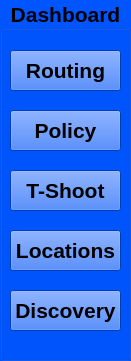
  <widget class="QGroupBox" name="dashboard_box">
   <property name="geometry">
    <rect>
     <x>890</x>
     <y>70</y>
     <width>131</width>
     <height>361</height>
    </rect>
   </property>
   <property name="palette">
    <palette>
     <active>
      <colorrole role="WindowText">
       <brush brushstyle="SolidPattern">
        <color alpha="255">
         <red>0</red>
         <green>0</green>
         <blue>0</blue>
        </color>
       </brush>
      </colorrole>
      <colorrole role="Button">
       <brush brushstyle="SolidPattern">
        <color alpha="255">
         <red>0</red>
         <green>85</green>
         <blue>255</blue>
        </color>
       </brush>
      </colorrole>
      <colorrole role="Light">
       <brush brushstyle="SolidPattern">
        <color alpha="255">
         <red>127</red>
         <green>170</green>
         <blue>255</blue>
        </color>
       </brush>
      </colorrole>
      <colorrole role="Midlight">
       <brush brushstyle="SolidPattern">
        <color alpha="255">
         <red>63</red>
         <green>127</green>
         <blue>255</blue>
        </color>
       </brush>
      </colorrole>
      <colorrole role="Dark">
       <brush brushstyle="SolidPattern">
        <color alpha="255">
         <red>0</red>
         <green>42</green>
         <blue>127</blue>
        </color>
       </brush>
      </colorrole>
      <colorrole role="Mid">
       <brush brushstyle="SolidPattern">
        <color alpha="255">
         <red>0</red>
         <green>56</green>
         <blue>170</blue>
        </color>
       </brush>
      </colorrole>
      <colorrole role="Text">
       <brush brushstyle="SolidPattern">
        <color alpha="255">
         <red>0</red>
         <green>0</green>
         <blue>0</blue>
        </color>
       </brush>
      </colorrole>
      <colorrole role="BrightText">
       <brush brushstyle="SolidPattern">
        <color alpha="255">
         <red>255</red>
         <green>255</green>
         <blue>255</blue>
        </color>
       </brush>
      </colorrole>
      <colorrole role="ButtonText">
       <brush brushstyle="SolidPattern">
        <color alpha="255">
         <red>0</red>
         <green>0</green>
         <blue>0</blue>
        </color>
       </brush>
      </colorrole>
      <colorrole role="Base">
       <brush brushstyle="SolidPattern">
        <color alpha="255">
         <red>255</red>
         <green>255</green>
         <blue>255</blue>
        </color>
       </brush>
      </colorrole>
      <colorrole role="Window">
       <brush brushstyle="SolidPattern">
        <color alpha="255">
         <red>0</red>
         <green>85</green>
         <blue>255</blue>
        </color>
       </brush>
      </colorrole>
      <colorrole role="Shadow">
       <brush brushstyle="SolidPattern">
        <color alpha="255">
         <red>0</red>
         <green>0</green>
         <blue>0</blue>
        </color>
       </brush>
      </colorrole>
      <colorrole role="AlternateBase">
       <brush brushstyle="SolidPattern">
        <color alpha="255">
         <red>127</red>
         <green>170</green>
         <blue>255</blue>
        </color>
       </brush>
      </colorrole>
      <colorrole role="ToolTipBase">
       <brush brushstyle="SolidPattern">
        <color alpha="255">
         <red>255</red>
         <green>255</green>
         <blue>220</blue>
        </color>
       </brush>
      </colorrole>
      <colorrole role="ToolTipText">
       <brush brushstyle="SolidPattern">
        <color alpha="255">
         <red>0</red>
         <green>0</green>
         <blue>0</blue>
        </color>
       </brush>
      </colorrole>
     </active>
     <inactive>
      <colorrole role="WindowText">
       <brush brushstyle="SolidPattern">
        <color alpha="255">
         <red>0</red>
         <green>0</green>
         <blue>0</blue>
        </color>
       </brush>
      </colorrole>
      <colorrole role="Button">
       <brush brushstyle="SolidPattern">
        <color alpha="255">
         <red>0</red>
         <green>85</green>
         <blue>255</blue>
        </color>
       </brush>
      </colorrole>
      <colorrole role="Light">
       <brush brushstyle="SolidPattern">
        <color alpha="255">
         <red>127</red>
         <green>170</green>
         <blue>255</blue>
        </color>
       </brush>
      </colorrole>
      <colorrole role="Midlight">
       <brush brushstyle="SolidPattern">
        <color alpha="255">
         <red>63</red>
         <green>127</green>
         <blue>255</blue>
        </color>
       </brush>
      </colorrole>
      <colorrole role="Dark">
       <brush brushstyle="SolidPattern">
        <color alpha="255">
         <red>0</red>
         <green>42</green>
         <blue>127</blue>
        </color>
       </brush>
      </colorrole>
      <colorrole role="Mid">
       <brush brushstyle="SolidPattern">
        <color alpha="255">
         <red>0</red>
         <green>56</green>
         <blue>170</blue>
        </color>
       </brush>
      </colorrole>
      <colorrole role="Text">
       <brush brushstyle="SolidPattern">
        <color alpha="255">
         <red>0</red>
         <green>0</green>
         <blue>0</blue>
        </color>
       </brush>
      </colorrole>
      <colorrole role="BrightText">
       <brush brushstyle="SolidPattern">
        <color alpha="255">
         <red>255</red>
         <green>255</green>
         <blue>255</blue>
        </color>
       </brush>
      </colorrole>
      <colorrole role="ButtonText">
       <brush brushstyle="SolidPattern">
        <color alpha="255">
         <red>0</red>
         <green>0</green>
         <blue>0</blue>
        </color>
       </brush>
      </colorrole>
      <colorrole role="Base">
       <brush brushstyle="SolidPattern">
        <color alpha="255">
         <red>255</red>
         <green>255</green>
         <blue>255</blue>
        </color>
       </brush>
      </colorrole>
      <colorrole role="Window">
       <brush brushstyle="SolidPattern">
        <color alpha="255">
         <red>0</red>
         <green>85</green>
         <blue>255</blue>
        </color>
       </brush>
      </colorrole>
      <colorrole role="Shadow">
       <brush brushstyle="SolidPattern">
        <color alpha="255">
         <red>0</red>
         <green>0</green>
         <blue>0</blue>
        </color>
       </brush>
      </colorrole>
      <colorrole role="AlternateBase">
       <brush brushstyle="SolidPattern">
        <color alpha="255">
         <red>127</red>
         <green>170</green>
         <blue>255</blue>
        </color>
       </brush>
      </colorrole>
      <colorrole role="ToolTipBase">
       <brush brushstyle="SolidPattern">
        <color alpha="255">
         <red>255</red>
         <green>255</green>
         <blue>220</blue>
        </color>
       </brush>
      </colorrole>
      <colorrole role="ToolTipText">
       <brush brushstyle="SolidPattern">
        <color alpha="255">
         <red>0</red>
         <green>0</green>
         <blue>0</blue>
        </color>
       </brush>
      </colorrole>
     </inactive>
     <disabled>
      <colorrole role="WindowText">
       <brush brushstyle="SolidPattern">
        <color alpha="255">
         <red>0</red>
         <green>42</green>
         <blue>127</blue>
        </color>
       </brush>
      </colorrole>
      <colorrole role="Button">
       <brush brushstyle="SolidPattern">
        <color alpha="255">
         <red>0</red>
         <green>85</green>
         <blue>255</blue>
        </color>
       </brush>
      </colorrole>
      <colorrole role="Light">
       <brush brushstyle="SolidPattern">
        <color alpha="255">
         <red>127</red>
         <green>170</green>
         <blue>255</blue>
        </color>
       </brush>
      </colorrole>
      <colorrole role="Midlight">
       <brush brushstyle="SolidPattern">
        <color alpha="255">
         <red>63</red>
         <green>127</green>
         <blue>255</blue>
        </color>
       </brush>
      </colorrole>
      <colorrole role="Dark">
       <brush brushstyle="SolidPattern">
        <color alpha="255">
         <red>0</red>
         <green>42</green>
         <blue>127</blue>
        </color>
       </brush>
      </colorrole>
      <colorrole role="Mid">
       <brush brushstyle="SolidPattern">
        <color alpha="255">
         <red>0</red>
         <green>56</green>
         <blue>170</blue>
        </color>
       </brush>
      </colorrole>
      <colorrole role="Text">
       <brush brushstyle="SolidPattern">
        <color alpha="255">
         <red>0</red>
         <green>42</green>
         <blue>127</blue>
        </color>
       </brush>
      </colorrole>
      <colorrole role="BrightText">
       <brush brushstyle="SolidPattern">
        <color alpha="255">
         <red>255</red>
         <green>255</green>
         <blue>255</blue>
        </color>
       </brush>
      </colorrole>
      <colorrole role="ButtonText">
       <brush brushstyle="SolidPattern">
        <color alpha="255">
         <red>0</red>
         <green>42</green>
         <blue>127</blue>
        </color>
       </brush>
      </colorrole>
      <colorrole role="Base">
       <brush brushstyle="SolidPattern">
        <color alpha="255">
         <red>0</red>
         <green>85</green>
         <blue>255</blue>
        </color>
       </brush>
      </colorrole>
      <colorrole role="Window">
       <brush brushstyle="SolidPattern">
        <color alpha="255">
         <red>0</red>
         <green>85</green>
         <blue>255</blue>
        </color>
       </brush>
      </colorrole>
      <colorrole role="Shadow">
       <brush brushstyle="SolidPattern">
        <color alpha="255">
         <red>0</red>
         <green>0</green>
         <blue>0</blue>
        </color>
       </brush>
      </colorrole>
      <colorrole role="AlternateBase">
       <brush brushstyle="SolidPattern">
        <color alpha="255">
         <red>0</red>
         <green>85</green>
         <blue>255</blue>
        </color>
       </brush>
      </colorrole>
      <colorrole role="ToolTipBase">
       <brush brushstyle="SolidPattern">
        <color alpha="255">
         <red>255</red>
         <green>255</green>
         <blue>220</blue>
        </color>
       </brush>
      </colorrole>
      <colorrole role="ToolTipText">
       <brush brushstyle="SolidPattern">
        <color alpha="255">
         <red>0</red>
         <green>0</green>
         <blue>0</blue>
        </color>
       </brush>
      </colorrole>
     </disabled>
    </palette>
   </property>
   <property name="font">
    <font>
     <pointsize>16</pointsize>
     <weight>75</weight>
     <bold>true</bold>
    </font>
   </property>
   <property name="title">
    <string>Dashboard</string>
   </property>
   <property name="alignment">
    <set>Qt::AlignCenter</set>
   </property>
   <widget class="QPushButton" name="routing_button">
    <property name="geometry">
     <rect>
      <x>10</x>
      <y>50</y>
      <width>111</width>
      <height>41</height>
     </rect>
    </property>
    <property name="text">
     <string>Routing</string>
    </property>
   </widget>
   <widget class="QPushButton" name="policy_button">
    <property name="geometry">
     <rect>
      <x>10</x>
      <y>110</y>
      <width>111</width>
      <height>41</height>
     </rect>
    </property>
    <property name="text">
     <string>Policy</string>
    </property>
   </widget>
   <widget class="QPushButton" name="tshoot_button">
    <property name="geometry">
     <rect>
      <x>10</x>
      <y>170</y>
      <width>111</width>
      <height>41</height>
     </rect>
    </property>
    <property name="text">
     <string>T-Shoot</string>
    </property>
   </widget>
   <widget class="QPushButton" name="locations_button">
    <property name="geometry">
     <rect>
      <x>10</x>
      <y>230</y>
      <width>111</width>
      <height>41</height>
     </rect>
    </property>
    <property name="text">
     <string>Locations</string>
    </property>
   </widget>
   <widget class="QPushButton" name="discovery_button">
    <property name="geometry">
     <rect>
      <x>10</x>
      <y>290</y>
      <width>111</width>
      <height>41</height>
     </rect>
    </property>
    <property name="text">
     <string>Discovery</string>
    </property>
   </widget>
  </widget>
